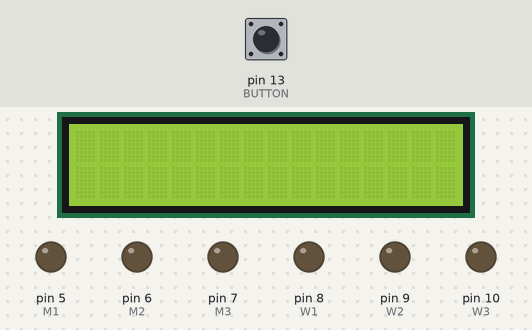
The sketch below on a simulated Arduino Uno, built with avr-gcc and run on an emulated ATmega328P. On the bench: 16×2 character LCD, output pins drawn as LEDs (lit = HIGH). The inputs (shaded band) are chosen by the test bench; at power-on: pin 13 (BUTTON) LOW.

Above: at 1.2 s.
1.3 s: pin 13 (BUTTON) pulled HIGH for 0.15 s
At 2.1 s:
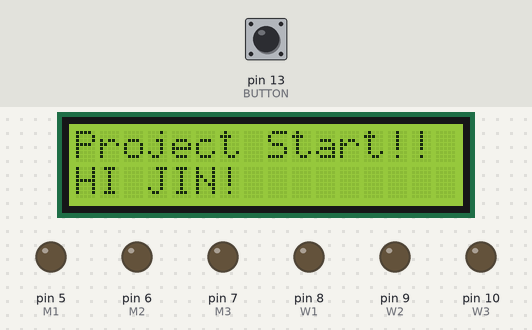
At 5.1 s:
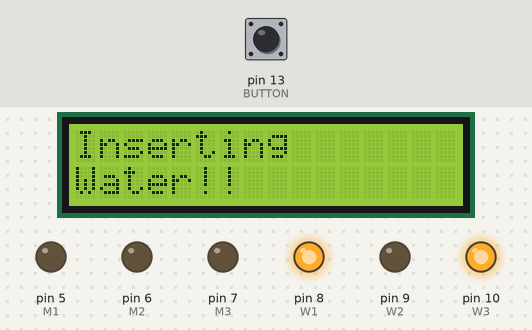
Timing chart, 0 to 17.8 s (numbered marks = the images above; inputs shaded):
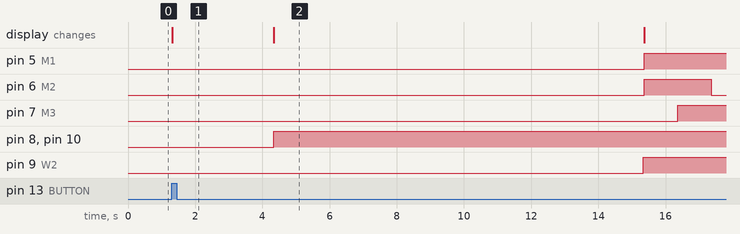

The sketch:

Project1.ino
```cpp
#include <LiquidCrystal_I2C.h>
#include <Wire.h>

#define BUTTON 13 // 13번 포트 : 버튼

// 세척용 모터를 위한 포트
#define M1 5
#define M2 6
#define M3 7

// 물 주입을 위한 포트
#define W1 8
#define W2 9
#define W3 10

LiquidCrystal_I2C lcd(0x27, 16, 2); // lcd 생성

void setup() {
  lcd.init();
  lcd.backlight();
  pinMode(BUTTON, INPUT);
  pinMode(M1, OUTPUT);
  pinMode(M2, OUTPUT);
  pinMode(M3, OUTPUT);
  pinMode(W1, OUTPUT);
  pinMode(W2, OUTPUT);
  pinMode(W3, OUTPUT);
}

void loop() {
  if (digitalRead(BUTTON) == HIGH) {

    // 기기의 시작
    lcd.setCursor(0, 0);
    lcd.print("Project Start!!");
    lcd.setCursor(0, 1);
    lcd.print("HI JIN!");
    delay(3000);
    lcd.clear();

    // 세척용 물을 25초간 주입
    lcd.setCursor(0, 0);
    lcd.print("Inserting");
    lcd.setCursor(0, 1);
    lcd.print("Water!!");

    digitalWrite(W1, HIGH);
    digitalWrite(W2, LOW);
    digitalWrite(W3, HIGH);

    delay(11000);
    lcd.clear();

    digitalWrite(W1, HIGH);
    digitalWrite(W2, HIGH);
    digitalWrite(W3, HIGH);

    // 시계 & 반시계 방향으로 회전하면서 세척
    // 총 10번의 과정을 반복함
    lcd.setCursor(0, 0);
    lcd.print("Cleaning");
    lcd.setCursor(0, 1);
    lcd.print("the Pet!!!");

    for (int i = 0; i < 5; ++i) {
      digitalWrite(M1, HIGH);
      digitalWrite(M2, HIGH);
      digitalWrite(M3, LOW);
      delay(1000);

      digitalWrite(M1, HIGH);
      digitalWrite(M2, HIGH);
      digitalWrite(M3, HIGH);
      delay(1000);

      digitalWrite(M1, HIGH);
      digitalWrite(M2, LOW);
      digitalWrite(M3, HIGH);
      delay(1000);

      digitalWrite(M1, HIGH);
      digitalWrite(M2, HIGH);
      digitalWrite(M3, HIGH);
      delay(1000);
    }

    lcd.clear();

    digitalWrite(M1, HIGH);
    digitalWrite(M2, HIGH);
    digitalWrite(M3, HIGH);

    lcd.setCursor(0, 0);
    lcd.print("Finished!!");

    delay(5000);

    lcd.clear();
  }
}
```

Measured:
- after the input at 1.3 s, pin 5 (M1): LOW → HIGH after 14.1 s; pin 6 (M2): LOW → HIGH after 14.1 s, → LOW 2.0 s later; pin 7 (M3): LOW → HIGH after 15.1 s; pin 8 (W1), pin 10 (W3): LOW → HIGH after 3.0 s; pin 9 (W2): LOW → HIGH after 14.0 s; the display: changes at once (image 1)
